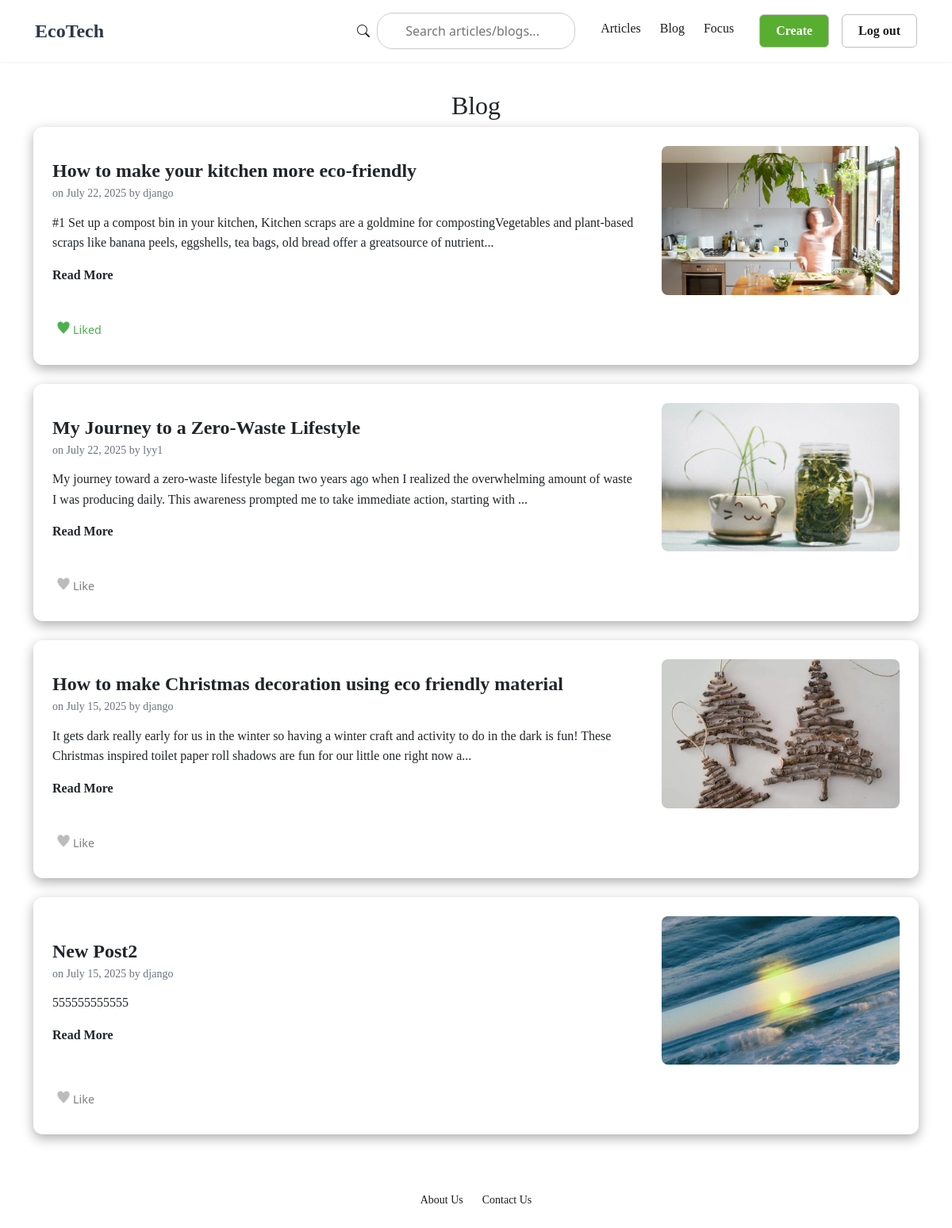
Before: /blog/ (signed in) with the older database file.
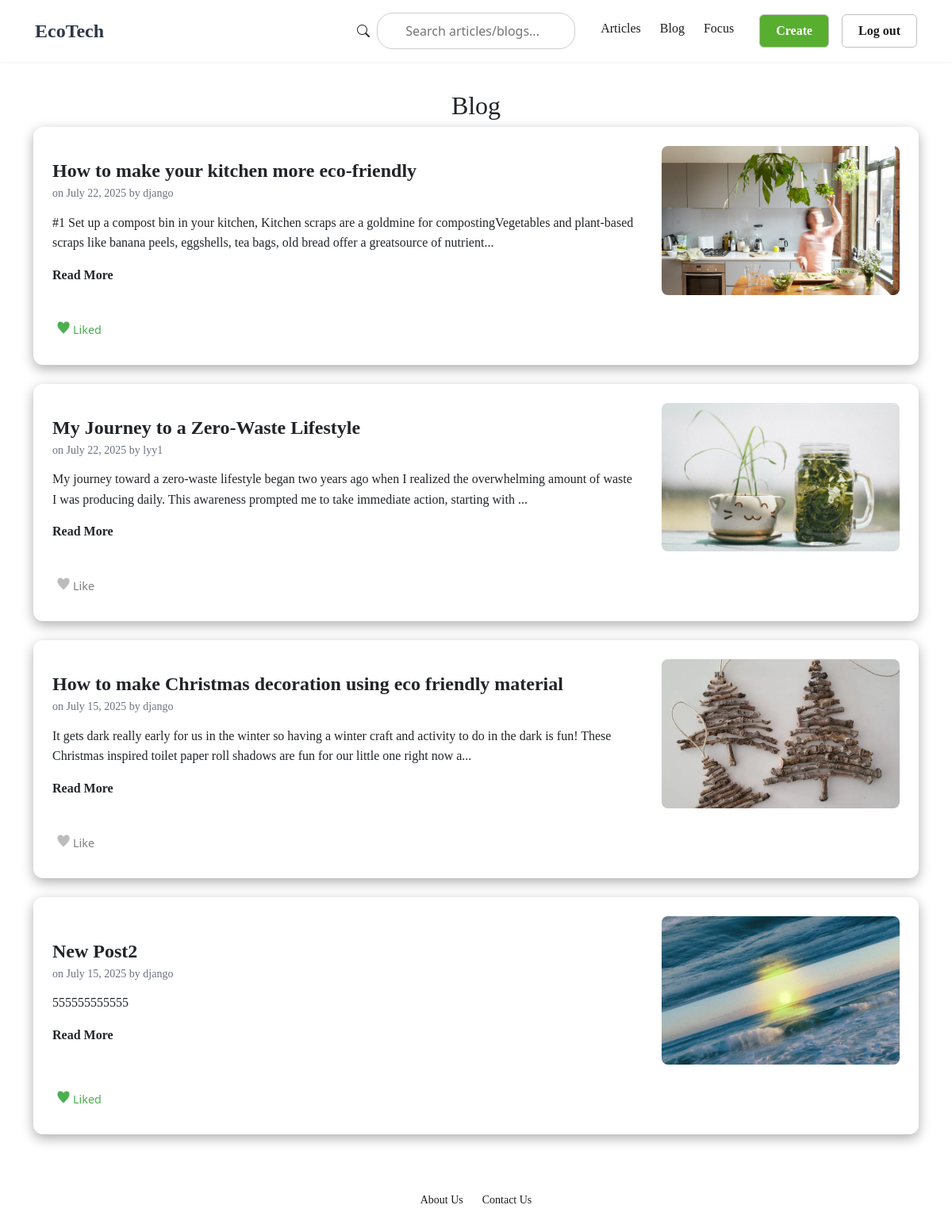
After: the same page with the newer database file.
### post_app/models.py (models this page shows, shortened)
class PostRaw(models.Model):
    author = models.ForeignKey(User, on_delete=models.CASCADE)
    created_at = models.DateTimeField(auto_now_add=True)
    likes_int = models.IntegerField(default=0)
    liked_by = models.ManyToManyField(User, related_name = 'liked_posts', blank = True)
    content = models.TextField()
    title = models.TextField(max_length=60, blank=False, null=False)
    image = models.ImageField(upload_to='post_images/', blank=True, null=False)
    POST_TYPE_CHOICES = [
        (1, 'admin'),
        (2, 'user')
    ]
    post_type = models.IntegerField(choices=POST_TYPE_CHOICES, default=2)
    class Meta:
        app_label = 'post_app'
        db_table = 'post_app_raw'
        verbose_name = 'Post Data Management'

### post_app/views.py (the view)
# urls.py: 2. Add a URL to urlpatterns:  path('blog/', include('blog.urls'))
@login_required
def blog(request):
    posts = PostRaw.objects.filter(post_type=2).order_by('-created_at')
    return render(request, 'blog.html', {'posts': posts})

### templates/blog.html (shortened to what this page needs)
{% extends "base_generic.html" %}
{% block content %}
  <div>
    <h2 style="text-align: center;">Blog</h2>
  </div>
<div class="article-block-container">
    {% for post in posts %}
        <div class="article-card-block">
            <div class="card-content">
                <a href="{% url 'post_detail' post.id %}" class="post-title">{{ post.title }}</a>
                <p class="post-meta">on {{ post.created_at|date:"F d, Y" }} by {{ post.author }}</p>
                {% if post.content|length > 200 %}
                    <p>{{ post.content|slice:":200" }}...</p>
                {% else %}
                    <p>{{ post.content }}</p>
                {% endif %}
                <a href="{% url 'post_detail' post.id %}" class="a-read-more" style="margin-top: 1rem;">Read More</a>
            </div>
            <div class="card-image">
                {% if post.image %}
                    <img src="{{ post.image.url }}" alt="{{ post.title }}">
                {% endif %}
            </div>
            <form action="{% url 'like_post' post.id %}" method="POST" class="like-form" data-post-id="{{ post.id }}">
              {% if user in post.liked_by.all %}
                <button type="submit" class="like-btn" aria-label="Unlike">
                   <span class="green-heart-icon">Liked</span>
                </button>
              {% else %}
                <button type="submit" class="like-btn" aria-label="Like">
                   <span class="grey-heart-icon">Like</span>
                </button>
              {% endif %}
            </form>
        </div>
    {% endfor %}
</div>
{% endblock %}

Changed rows visible on the page:
changed PostRaw "New Post2": text "Like" → "Liked"
